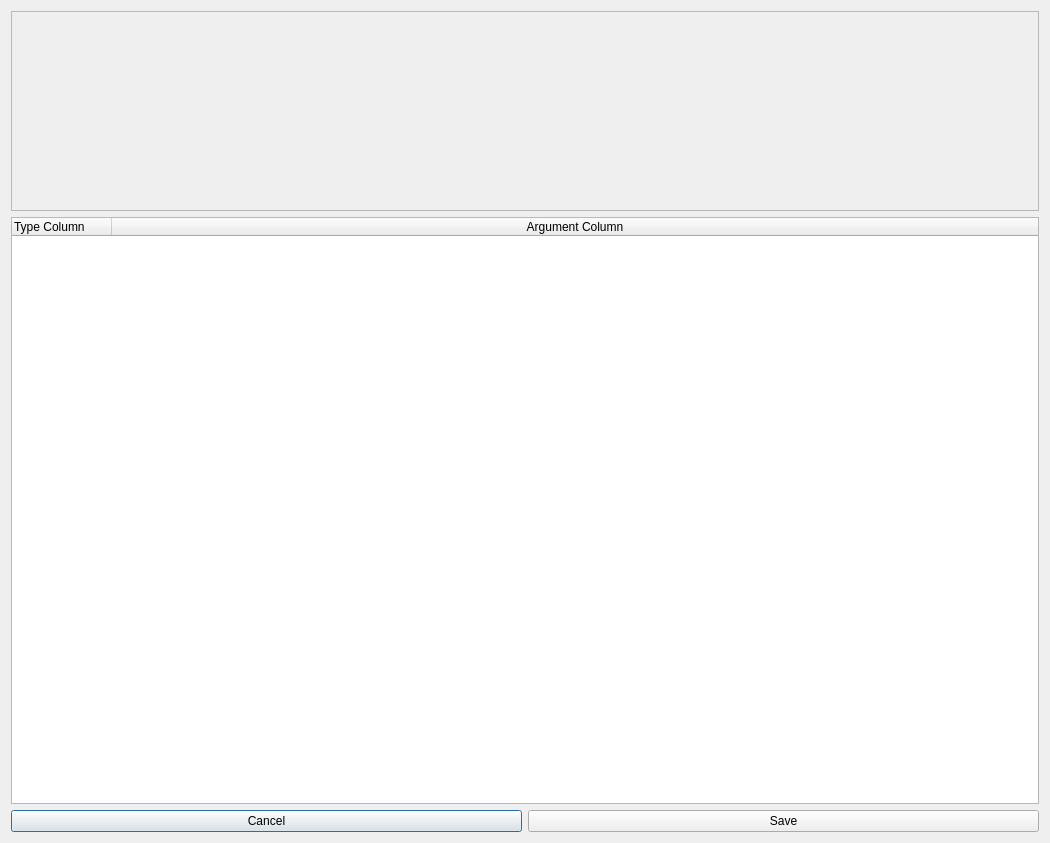
<?xml version="1.0" encoding="UTF-8"?>
<ui version="4.0">
 <class>Dialog</class>
 <widget class="QDialog" name="Dialog">
  <property name="geometry">
   <rect>
    <x>0</x>
    <y>0</y>
    <width>1050</width>
    <height>843</height>
   </rect>
  </property>
  <property name="windowTitle">
   <string>Dialog</string>
  </property>
  <layout class="QGridLayout" name="gridLayout">
   <item row="0" column="0">
    <widget class="QScrollArea" name="scrollareaRobotType">
     <property name="maximumSize">
      <size>
       <width>16777215</width>
       <height>200</height>
      </size>
     </property>
     <property name="widgetResizable">
      <bool>true</bool>
     </property>
     <widget class="QWidget" name="scrollAreaWidgetContents">
      <property name="geometry">
       <rect>
        <x>0</x>
        <y>0</y>
        <width>1030</width>
        <height>198</height>
       </rect>
      </property>
      <widget class="QWidget" name="gridLayoutWidget">
       <property name="geometry">
        <rect>
         <x>310</x>
         <y>30</y>
         <width>160</width>
         <height>80</height>
        </rect>
       </property>
       <layout class="QGridLayout" name="gridRobotType"/>
      </widget>
     </widget>
    </widget>
   </item>
   <item row="1" column="0">
    <widget class="QTreeWidget" name="treeRobotType">
     <column>
      <property name="text">
       <string>Type Column</string>
      </property>
     </column>
     <column>
      <property name="text">
       <string>Argument Column</string>
      </property>
      <property name="textAlignment">
       <set>AlignCenter</set>
      </property>
     </column>
     <column>
      <property name="text">
       <string/>
      </property>
     </column>
    </widget>
   </item>
   <item row="2" column="0">
    <layout class="QHBoxLayout" name="horizontalLayout">
     <item>
      <widget class="QPushButton" name="buttonCancel">
       <property name="text">
        <string>Cancel</string>
       </property>
      </widget>
     </item>
     <item>
      <widget class="QPushButton" name="buttonSave">
       <property name="text">
        <string>Save</string>
       </property>
      </widget>
     </item>
    </layout>
   </item>
  </layout>
 </widget>
 <resources/>
 <connections/>
</ui>
